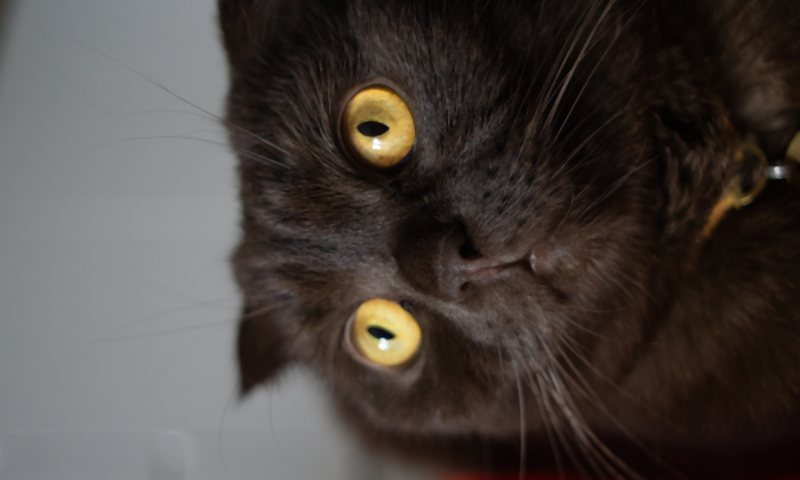
#> input picture smoothed_1737821939.png, 800 x 480 px, given in place of example.jpg, which was not available
$ python colorbook.py
#> lines starting #> are read from the running program, lines starting #| are printed output that depends on the picture; pictures that were not available may be replaced by others from this repository, and a replacement may not be noted
#> further down, img is the input picture: PIL image 800x480 RGB; mean R, G, B 74.1, 67.5, 63.8
from PIL import Image, ImageOps, ImageFilter
import numpy as np
import time

# Input image path
input_image = "example.jpg"

# Generate unique filenames using timestamps
timestamp = int(time.time())
output_smoothed = f"smoothed_{timestamp}.png"
output_edges = f"edges_{timestamp}.png"
output_colored = f"color_book_{timestamp}.png"

# Step 1: Resize to 800x480 without stretching
def resize_image_with_crop(image, target_width, target_height):
#> called with target_width = 800, target_height = 480
    image_aspect_ratio = image.width / image.height
#> image_aspect_ratio = 1.67
    target_aspect_ratio = target_width / target_height

    if image_aspect_ratio > target_aspect_ratio:
        # Wider than target
        new_height = target_height
        new_width = int(target_height * image_aspect_ratio)
    else:
        # Taller than target
        new_width = target_width
        new_height = int(target_width / image_aspect_ratio)
#> new_height = 480

    image = image.resize((new_width, new_height), Image.LANCZOS)

    # Center crop to target size
    left = (image.width - target_width) / 2
#> left = 0
    top = (image.height - target_height) / 2
#> top = 0
    right = left + target_width
#> right = 800
    bottom = top + target_height
#> bottom = 480

    return image.crop((left, top, right, bottom))

# Step 2: Reduce noise with smoothing
def smooth_image(image):
    return image.filter(ImageFilter.MedianFilter(size=3))

# Step 3: Detect edges to create bold outlines
def detect_edges(image):
    # Convert to grayscale for edge detection
    grayscale = ImageOps.grayscale(image)
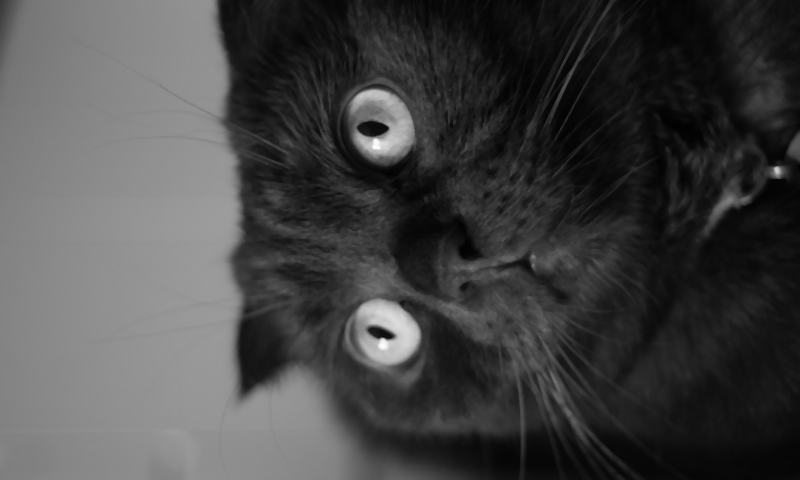
#> grayscale: PIL image 800x480 L; min 1, max 255, mean 69
    # Use edge detection filter
    edges = grayscale.filter(ImageFilter.FIND_EDGES)
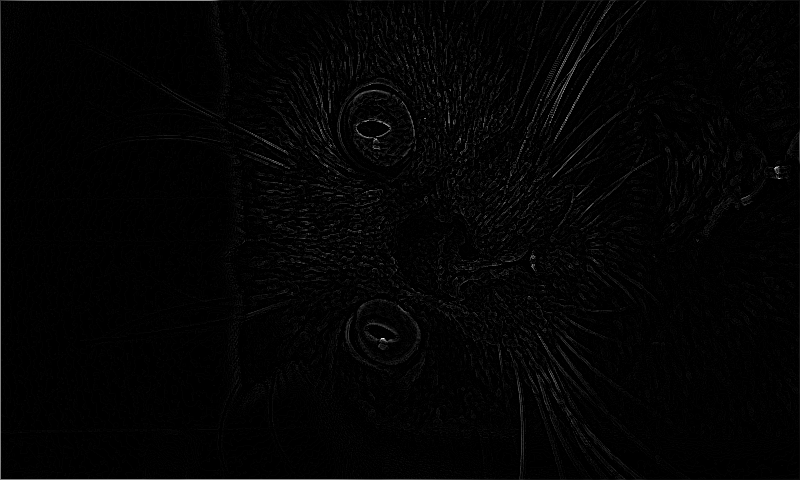
#> edges: PIL image 800x480 L; min 0, max 255, mean 3.6
    # Invert colors for bold black lines on white
    inverted_edges = ImageOps.invert(edges)
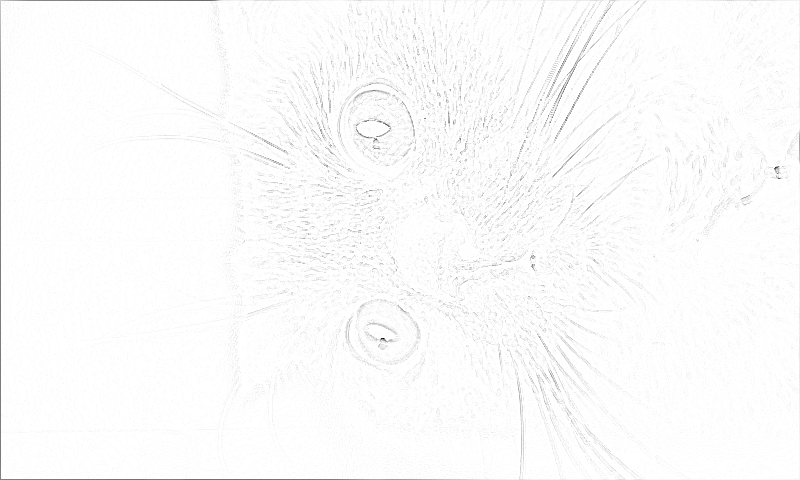
#> inverted_edges: PIL image 800x480 L; min 0, max 255, mean 251.4
    return inverted_edges

# Step 4: Reduce colors to red, yellow, black, and white
def color_quantization(image):
    # Define custom palette
    palette = [
        (255, 0, 0),    # Red
        (255, 255, 0),  # Yellow
        (0, 0, 0),      # Black
        (255, 255, 255) # White
    ]

    # Convert to grayscale for simpler processing
    grayscale = ImageOps.grayscale(image)
    np_image = np.array(grayscale)

    # Map pixel values to nearest color in the palette
    thresholds = [64, 128, 192]  # Divide grayscale into 4 ranges
    quantized = np.zeros_like(np_image)
    for i, threshold in enumerate(thresholds):
        quantized[np_image >= threshold] = (i + 1) * 64

    # Map quantized values to colors
    colored_array = np.zeros((np_image.shape[0], np_image.shape[1], 3), dtype=np.uint8)
    for i, color in enumerate(palette):
        mask = quantized == (i * 64)
        colored_array[mask] = color

    return Image.fromarray(colored_array, mode="RGB")

# Main process
if __name__ == "__main__":
    # Load image
    img = Image.open(input_image)

    # Step 1: Resize without stretching
    img_resized = resize_image_with_crop(img, 800, 480)

    # Step 2: Smooth the image to reduce noise
    img_smoothed = smooth_image(img_resized)
    img_smoothed.save(output_smoothed)

    # Step 3: Detect edges for outlines
    img_edges = detect_edges(img_smoothed)
    img_edges.save(output_edges)

    # Step 4: Apply color quantization
    img_colored = color_quantization(img_smoothed)
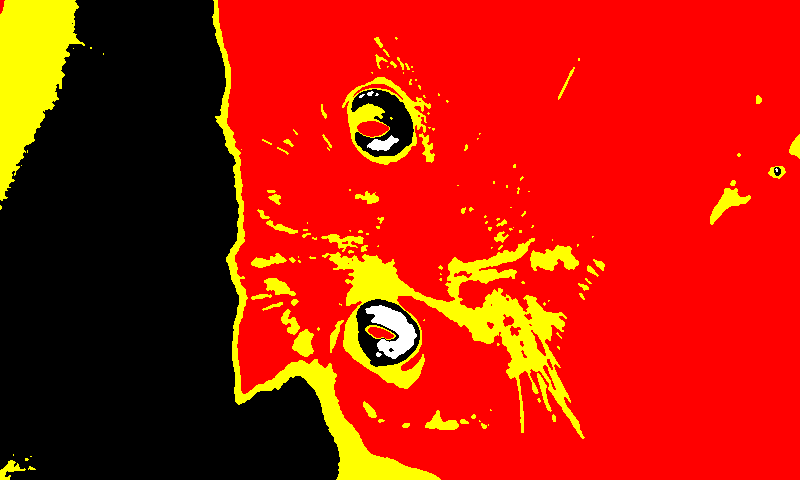
#> img_colored: PIL image 800x480 RGB; mean R, G, B 180, 26.5, 1.1
    img_colored.save(output_colored)

    print("Processing complete. Images saved as:")
    print(f"Smoothed image: {output_smoothed}")
    print(f"Edges image: {output_edges}")
    print(f"Coloring book image: {output_colored}")
